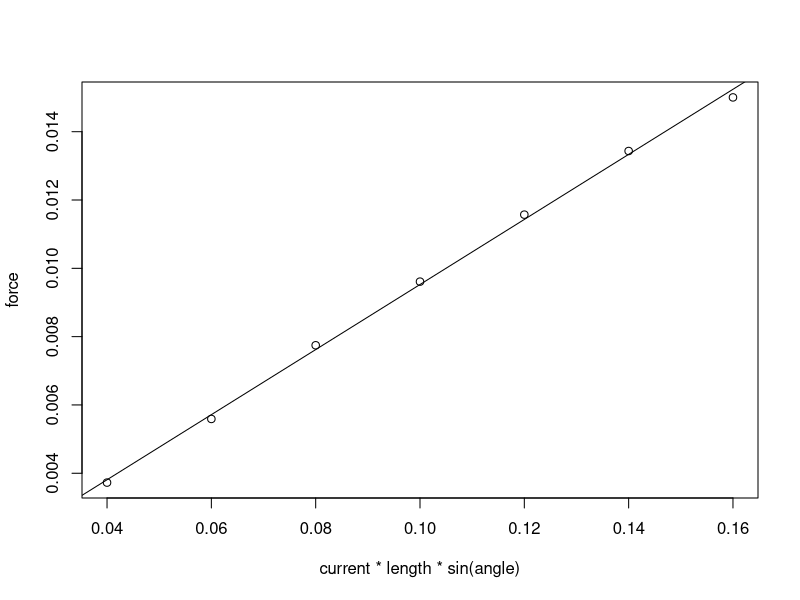
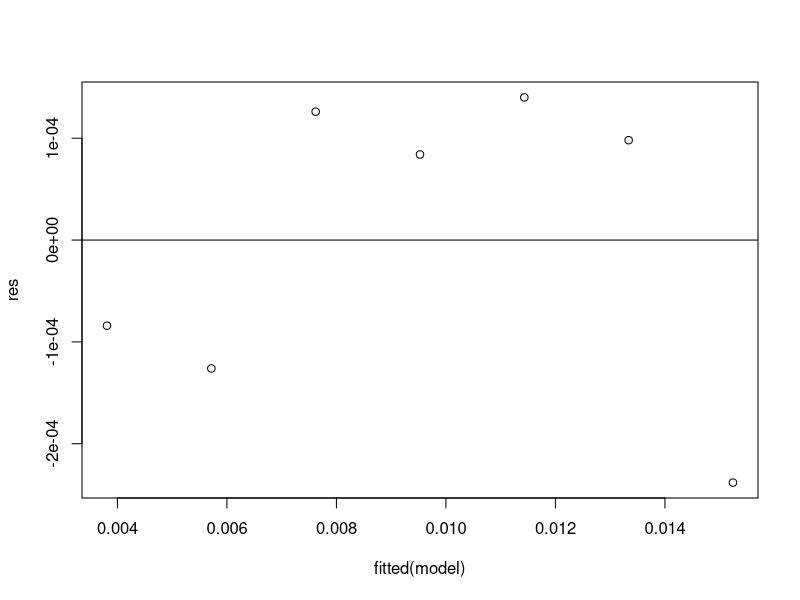
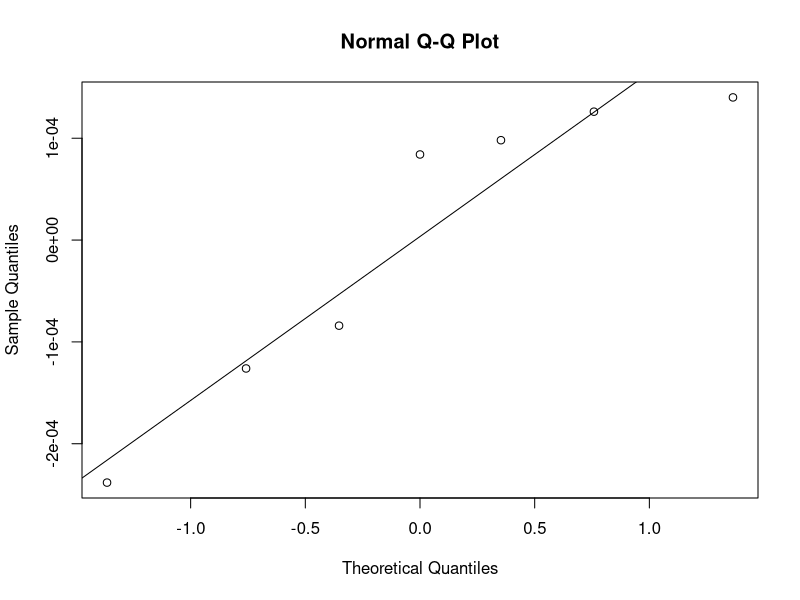
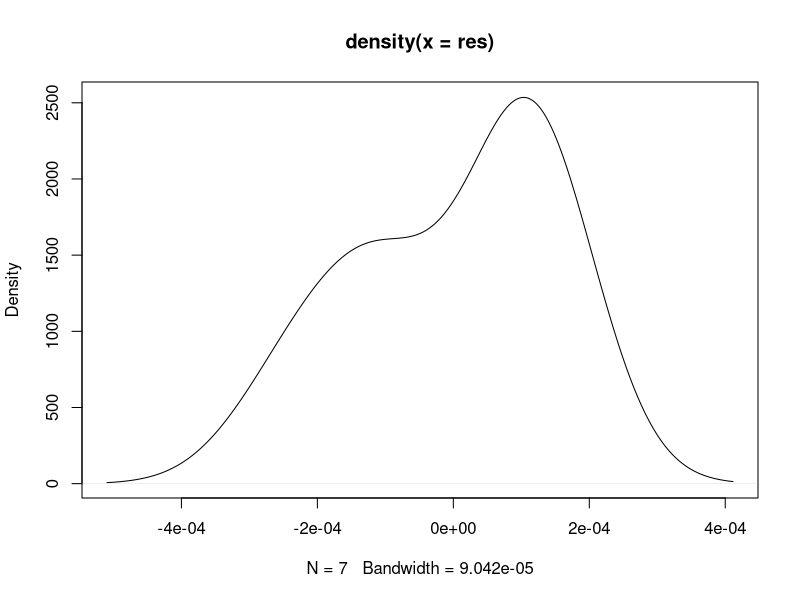
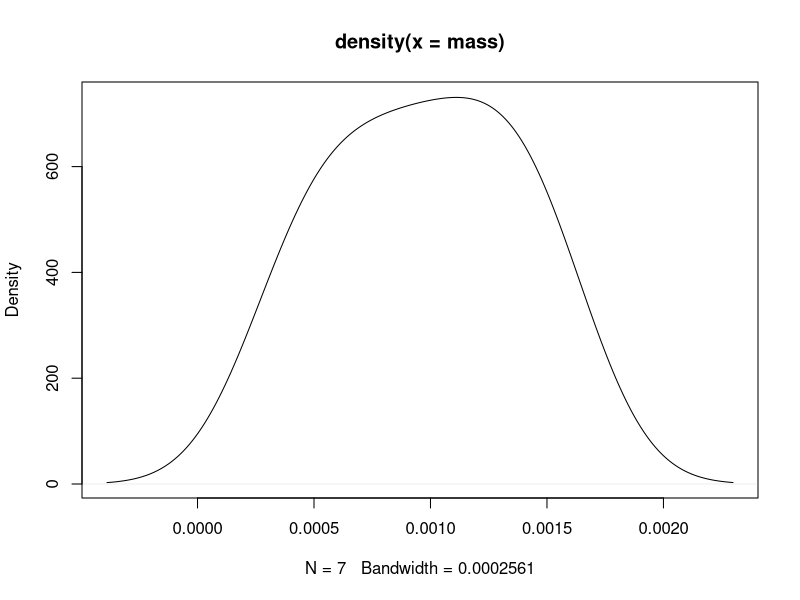

These charts were generated, in order, by the following R code:
# Earth's gravitational acceleration
g = 9.80665

# Variable length
current = c(1, 1.5, 2, 2.5, 3, 3.5, 4)
length = 0.04
angle = pi / 2
mass = c(0.38, 0.57,  0.79, 0.98, 1.18, 1.37, 1.53) / 1000
force = mass * g

# Linear regression
model = lm(force ~ I(current * length * sin(angle)))
summary(model)

# Plots with regression line
plot(current * length * sin(angle), force)
abline(model)

# Residuals
res = resid(model)

# Residual VS Fitted plot
plot(fitted(model), res)
abline(0,0)

# Shapiro-Wilk
shapiro.test(res)
shapiro.test(mass)

# QQ-plot 
qqnorm(res)
qqline(res)

#qqnorm(mass)
#qqline(mass)

# Density
plot(density(res))
plot(density(mass))


